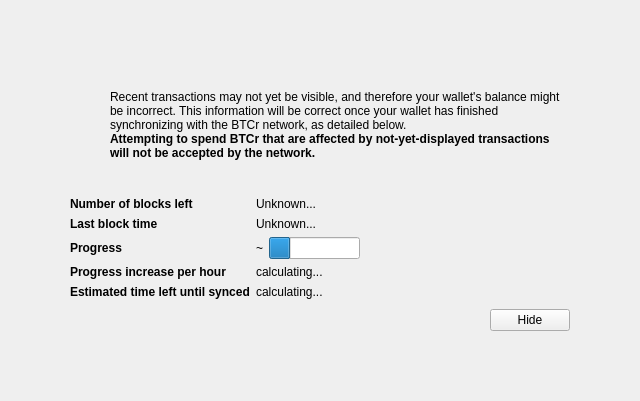
<?xml version="1.0" encoding="UTF-8"?>
<ui version="4.0">
 <class>ModalOverlay</class>
 <widget class="ModalOverlay" name="ModalOverlay">
  <property name="geometry">
   <rect>
    <x>0</x>
    <y>0</y>
    <width>640</width>
    <height>401</height>
   </rect>
  </property>
  <property name="windowTitle">
   <string>Form</string>
  </property>
  <layout class="QVBoxLayout" name="verticalLayout" stretch="0">
   <property name="sizeConstraint">
    <enum>QLayout::SetDefaultConstraint</enum>
   </property>
   <property name="leftMargin">
    <number>0</number>
   </property>
   <property name="topMargin">
    <number>0</number>
   </property>
   <property name="rightMargin">
    <number>0</number>
   </property>
   <property name="bottomMargin">
    <number>0</number>
   </property>
   <item>
    <widget class="QWidget" name="bgWidget" native="true">
     <property name="styleSheet">
      <string notr="true"/>
     </property>
     <layout class="QVBoxLayout" name="verticalLayoutMain" stretch="0">
      <property name="leftMargin">
       <number>60</number>
      </property>
      <property name="topMargin">
       <number>60</number>
      </property>
      <property name="rightMargin">
       <number>60</number>
      </property>
      <property name="bottomMargin">
       <number>60</number>
      </property>
      <item>
       <widget class="QWidget" name="contentWidget" native="true">
        <property name="styleSheet">
         <string notr="true"/>
        </property>
        <layout class="QVBoxLayout" name="verticalLayoutSub" stretch="1,0,0,0,0">
         <property name="spacing">
          <number>0</number>
         </property>
         <property name="leftMargin">
          <number>10</number>
         </property>
         <property name="topMargin">
          <number>10</number>
         </property>
         <property name="rightMargin">
          <number>10</number>
         </property>
         <property name="bottomMargin">
          <number>10</number>
         </property>
         <item>
          <layout class="QHBoxLayout" name="horizontalLayoutIconText" stretch="0,1">
           <property name="topMargin">
            <number>20</number>
           </property>
           <item>
            <layout class="QVBoxLayout" name="verticalLayoutIcon">
             <property name="leftMargin">
              <number>0</number>
             </property>
             <item>
              <widget class="QPushButton" name="warningIcon">
               <property name="enabled">
                <bool>false</bool>
               </property>
               <property name="text">
                <string/>
               </property>
               <property name="icon">
                <iconset>
                 <normaloff>:/icons/warning</normaloff>
                 <disabledoff>:/icons/warning</disabledoff>:/icons/warning</iconset>
               </property>
               <property name="iconSize">
                <size>
                 <width>48</width>
                 <height>48</height>
                </size>
               </property>
               <property name="flat">
                <bool>true</bool>
               </property>
              </widget>
             </item>
             <item>
              <spacer name="verticalSpacerWarningIcon">
               <property name="orientation">
                <enum>Qt::Vertical</enum>
               </property>
               <property name="sizeHint" stdset="0">
                <size>
                 <width>20</width>
                 <height>40</height>
                </size>
               </property>
              </spacer>
             </item>
            </layout>
           </item>
           <item>
            <layout class="QVBoxLayout" name="verticalLayoutInfoText">
             <property name="leftMargin">
              <number>0</number>
             </property>
             <property name="topMargin">
              <number>0</number>
             </property>
             <item>
              <widget class="QLabel" name="infoText">
               <property name="text">
                <string>Recent transactions may not yet be visible, and therefore your wallet's balance might be incorrect. This information will be correct once your wallet has finished synchronizing with the BTCr network, as detailed below.</string>
               </property>
               <property name="textFormat">
                <enum>Qt::RichText</enum>
               </property>
               <property name="wordWrap">
                <bool>true</bool>
               </property>
              </widget>
             </item>
             <item>
              <widget class="QLabel" name="infoTextStrong">
               <property name="font">
                <font>
                 <weight>75</weight>
                 <bold>true</bold>
                </font>
               </property>
               <property name="text">
                <string>Attempting to spend BTCr that are affected by not-yet-displayed transactions will not be accepted by the network.</string>
               </property>
               <property name="textFormat">
                <enum>Qt::RichText</enum>
               </property>
               <property name="wordWrap">
                <bool>true</bool>
               </property>
              </widget>
             </item>
             <item>
              <spacer name="verticalSpacerInTextSpace">
               <property name="orientation">
                <enum>Qt::Vertical</enum>
               </property>
               <property name="sizeHint" stdset="0">
                <size>
                 <width>20</width>
                 <height>40</height>
                </size>
               </property>
              </spacer>
             </item>
            </layout>
           </item>
          </layout>
         </item>
         <item>
          <spacer name="verticalSpacerAfterText">
           <property name="orientation">
            <enum>Qt::Vertical</enum>
           </property>
           <property name="sizeHint" stdset="0">
            <size>
             <width>20</width>
             <height>40</height>
            </size>
           </property>
          </spacer>
         </item>
         <item>
          <layout class="QFormLayout" name="formLayout">
           <property name="fieldGrowthPolicy">
            <enum>QFormLayout::FieldsStayAtSizeHint</enum>
           </property>
           <property name="horizontalSpacing">
            <number>6</number>
           </property>
           <property name="verticalSpacing">
            <number>6</number>
           </property>
           <property name="topMargin">
            <number>10</number>
           </property>
           <item row="0" column="0">
            <widget class="QLabel" name="labelNumberOfBlocksLeft">
             <property name="font">
              <font>
               <weight>75</weight>
               <bold>true</bold>
              </font>
             </property>
             <property name="text">
              <string>Number of blocks left</string>
             </property>
            </widget>
           </item>
           <item row="0" column="1">
            <widget class="QLabel" name="numberOfBlocksLeft">
             <property name="text">
              <string>Unknown...</string>
             </property>
            </widget>
           </item>
           <item row="1" column="0">
            <widget class="QLabel" name="labelLastBlockTime">
             <property name="font">
              <font>
               <weight>75</weight>
               <bold>true</bold>
              </font>
             </property>
             <property name="text">
              <string>Last block time</string>
             </property>
            </widget>
           </item>
           <item row="1" column="1">
            <widget class="QLabel" name="newestBlockDate">
             <property name="sizePolicy">
              <sizepolicy hsizetype="Maximum" vsizetype="Preferred">
               <horstretch>0</horstretch>
               <verstretch>0</verstretch>
              </sizepolicy>
             </property>
             <property name="text">
              <string>Unknown...</string>
             </property>
            </widget>
           </item>
           <item row="2" column="0">
            <widget class="QLabel" name="labelSyncDone">
             <property name="font">
              <font>
               <weight>75</weight>
               <bold>true</bold>
              </font>
             </property>
             <property name="text">
              <string>Progress</string>
             </property>
            </widget>
           </item>
           <item row="2" column="1">
            <layout class="QHBoxLayout" name="horizontalLayoutSync" stretch="0,1">
             <item>
              <widget class="QLabel" name="percentageProgress">
               <property name="text">
                <string>~</string>
               </property>
              </widget>
             </item>
             <item>
              <widget class="QProgressBar" name="progressBar">
               <property name="value">
                <number>24</number>
               </property>
               <property name="format">
                <string/>
               </property>
              </widget>
             </item>
            </layout>
           </item>
           <item row="4" column="0">
            <widget class="QLabel" name="labelProgressIncrease">
             <property name="font">
              <font>
               <weight>75</weight>
               <bold>true</bold>
              </font>
             </property>
             <property name="text">
              <string>Progress increase per hour</string>
             </property>
            </widget>
           </item>
           <item row="4" column="1">
            <widget class="QLabel" name="progressIncreasePerH">
             <property name="text">
              <string>calculating...</string>
             </property>
            </widget>
           </item>
           <item row="5" column="0">
            <widget class="QLabel" name="labelEstimatedTimeLeft">
             <property name="font">
              <font>
               <weight>75</weight>
               <bold>true</bold>
              </font>
             </property>
             <property name="text">
              <string>Estimated time left until synced</string>
             </property>
            </widget>
           </item>
           <item row="5" column="1">
            <widget class="QLabel" name="expectedTimeLeft">
             <property name="text">
              <string>calculating...</string>
             </property>
            </widget>
           </item>
          </layout>
         </item>
         <item>
          <layout class="QHBoxLayout" name="horizontalLayoutButtons">
           <property name="leftMargin">
            <number>10</number>
           </property>
           <property name="topMargin">
            <number>10</number>
           </property>
           <item>
            <spacer name="horizontalSpacer">
             <property name="orientation">
              <enum>Qt::Horizontal</enum>
             </property>
             <property name="sizeHint" stdset="0">
              <size>
               <width>40</width>
               <height>20</height>
              </size>
             </property>
            </spacer>
           </item>
           <item>
            <widget class="QPushButton" name="closeButton">
             <property name="text">
              <string>Hide</string>
             </property>
            </widget>
           </item>
          </layout>
         </item>
         <item>
          <layout class="QVBoxLayout" name="verticalLayout_2">
           <item>
            <spacer name="verticalSpacer">
             <property name="orientation">
              <enum>Qt::Vertical</enum>
             </property>
             <property name="sizeHint" stdset="0">
              <size>
               <width>20</width>
               <height>40</height>
              </size>
             </property>
            </spacer>
           </item>
          </layout>
         </item>
        </layout>
       </widget>
      </item>
     </layout>
    </widget>
   </item>
  </layout>
 </widget>
 <customwidgets>
  <customwidget>
   <class>ModalOverlay</class>
   <extends>QWidget</extends>
   <header>modaloverlay.h</header>
   <container>1</container>
  </customwidget>
 </customwidgets>
 <resources/>
 <connections/>
</ui>
